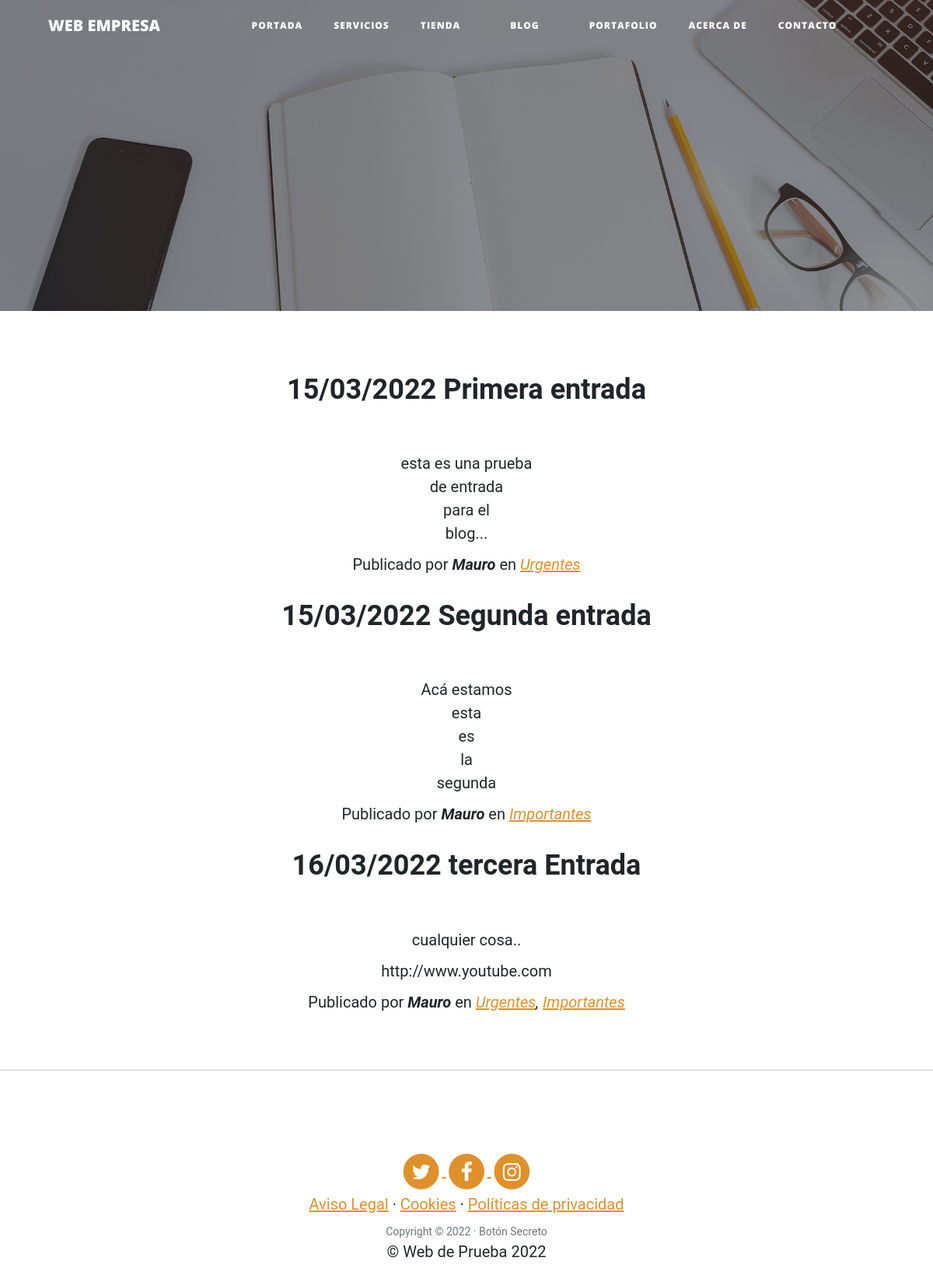
Screenshot of /blog/ with the database file from the repository.
### blog/models.py (models this page shows, shortened)
class Post(models.Model):
    title = models.CharField(max_length=200,verbose_name="Título")
    content = models.TextField(verbose_name="Contenido")
    published = models.DateTimeField(default=now,verbose_name="Fecha de publicación")
    image = models.ImageField(upload_to="blog", null=True, blank=True,verbose_name="Imagen") #imagen optativa
    author = models.ForeignKey(User, on_delete=models.CASCADE,verbose_name="Autor")
    categories = models.ManyToManyField(Category,verbose_name="Categorías", related_name="get_posts")
    created = models.DateTimeField(auto_now_add=True,verbose_name="Fecha de creación")
    updated = models.DateTimeField(auto_now=True,verbose_name="Fecha de edición")
    class Meta:
        verbose_name = "entrada"
        verbose_name_plural = "entradas"

class Category(models.Model):
    name = models.CharField(max_length=100,verbose_name="Nombre")
    created = models.DateTimeField(auto_now_add=True,verbose_name="Fecha de creación")
    updated = models.DateTimeField(auto_now=True,verbose_name="Fecha de edición")
    class Meta:
        verbose_name = "categoría"
        verbose_name_plural = "categorías"

### pages/models.py (models this page shows, shortened)
class Page(models.Model):
    title = models.CharField(max_length=200,verbose_name="Título")
    content = RichTextField(verbose_name="Contenido") #Edita contenido con editor CKeditor
    created = models.DateTimeField(auto_now_add=True,verbose_name="Fecha de creación")
    updated = models.DateTimeField(auto_now=True,verbose_name="Fecha de edición")
    class Meta:
        verbose_name = "página"
        verbose_name_plural = "páginas"
        ordering = ['title']

### blog/views.py (the view)
# urls.py: path('', views.blog, name="blog"),
def blog(request):
    posts = Post.objects.all()
    return render(request, "blog/blog.html", {'posts':posts}) #inyecta post en el blog

### pages/templatetags/pages_extras.py (called while the page is built)
@register.simple_tag
def get_page_list():
    pages = Page.objects.all()
    return pages

### social/processors.py (called while the page is built)
def ctx_dict(request):
    ctx = {}
    links = Link.objects.all()
    for link in links:
        ctx[link.key] = link.url
    return ctx

### blog/templates/blog/blog.html (shortened to what this page needs)
{% extends 'core/base.html' %}
{% load static %}
{% block background %}{% static 'core/img/portfolio-bg.jpg' %}{% endblock %}
{% block content %}
{% for post in posts %}
<section class="page-section cta">
    <div class="container">
        <div class="row">
            <div class="col-xl-9 mx-auto">
                <div class="cta-innerv text-center rounded">
                    <h2 class="section-heading mb-5">
                        <span class="section-heading-upper">
                            {{post.published|date:"SHORT_DATE_FORMAT"}}
                        </span>
                        <span class="section-heading-lower">
                            {{post.title}}</span>
                    </h2>
                    <p class="mb-0 mbt">{{post.content|linebreaks}}</p>
                    <p class="mb-0 mbt">
                        <span class="section-heading-under">
                            Publicado por <em><b>{{post.author}}</b></em>
                            en <em>
                                {% for category in post.categories.all %}
                                <a href="{% url 'category' category.id %}" class="link">{{category.name}}</a>{% if not forloop.last %},{% endif %}
                                {% endfor %}
                            </em>
                        </span>
                    </p>
                </div>
            </div>
        </div>
    </div>
</section>
{% endfor %}
{% endblock %}

### core/templates/core/base.html (shortened to what this page needs)
<!DOCTYPE html>
<html lang="es">
<head>
    {% load static %}
    <link href="{% static 'core/vendor/bootstrap/css/bootstrap.min.css' %}" rel="stylesheet">
    <link href="{% static 'core/vendor/font-awesome/css/font-awesome.min.css' %}" rel="stylesheet" type="text/css">
    <link href="{% static 'core/css/clean-blog.min.css' %}" rel="stylesheet">
</head>
<body>
    <nav class="navbar navbar-expand-lg navbar-light fixed-top" id="mainNav">
        <div class="container">
            <a class="navbar-brand text-uppercase text-expanded font-weight-bold" href="{% url 'home' %}">Web
                Empresa</a>
            <div class="collapse navbar-collapse" id="navbarResponsive">
                <ul class="navbar-nav mx-auto">
                    <li class="nav-item {% if request.path == '/' %}active{% endif %}">
                        <a class="nav-link text-uppercase text-expanded" href="{% url 'home' %}">Portada</a>
                    </li>
                    <li class="nav-item {% if request.path == '/services/' %}active{% endif %}">
                        <a class="nav-link text-uppercase text-expanded" href="{% url 'services' %}">Servicios</a>
                    </li>
                    <li class="nav-item {% if request.path == '/store/' %}active{% endif %}">
                        <a class="nav-link text-uppercase text-expanded" href="{% url 'store' %}">Tienda</a>
                    </li>
                    <li class="nav-item px-lg-4 {% if request.path|slice:" :6" == '/blog/' %}active{% endif %}">
                        <a class="nav-link text-uppercase text-expanded" href="{% url 'blog' %}">Blog</a>
                    </li>
                    <li class="nav-item {% if request.path == '/portfolio/' %}active{% endif %}">
                        <a class="nav-link text-uppercase text-expanded" href="{% url 'portafolio' %}">Portafolio</a>
                    </li>
                    <li class="nav-item {% if request.path == '/about-kk/' %}active{% endif %}">
                        <a class="nav-link text-uppercase text-expanded" href="{% url 'about' %}">Acerca de</a>
                    </li>
                    <li class="nav-item {% if request.path == '/contact/' %}active{% endif %}">
                        <a class="nav-link text-uppercase text-expanded" href="{% url 'contact' %}">Contacto</a>
                    </li>
                </ul>
            </div>
        </div>
    </nav>
    <header class="masthead" style="background-image: url('{% block background %}{% endblock %}')">
        <div class="overlay"></div>
        <div class="container">
            <div class="row">
                <div class="col-lg-8 col-md-10 mx-auto">
                    <div class="site-heading">
                    </div>
                </div>
            </div>
        </div>
    </header>
    <div class="container">
        {% block content %}{% endblock %}
    </div>
    {% if request.path != "/" %}
    <hr>{% endif %}
    <footer class="footer text-faded text-center py-5">
        <div class="container">
            <p class="m-0">
                {% if LINK_TW %}
                <a href="{{LINK_TW}}" class="link">
                    <span class="fa-stack fa-lg">
                        <i class="fa fa-circle fa-stack-2x"></i>
                        <i class="fa fa-twitter fa-stack-1x fa-inverse"></i>
                    </span>
                </a>
                {% endif %}
                {% if LINK_FB %}
                <a href="{{LINK_FB}}" class="link">
                    <span class="fa-stack fa-lg">
                        <i class="fa fa-circle fa-stack-2x"></i>
                        <i class="fa fa-facebook fa-stack-1x fa-inverse"></i>
                    </span>
                </a>
                {% endif %}
                {% if LINK_IG %}
                <a href="{{LINK_IG}}" class="link">
                    <span class="fa-stack fa-lg">
                        <i class="fa fa-circle fa-stack-2x"></i>
                        <i class="fa fa-instagram fa-stack-1x fa-inverse"></i>
                    </span>
                </a>
                {% endif %}
            </p>
            <p class="m-0 mbt">
                {% load pages_extras %}
                {% get_page_list as page_list %}
                {% for page in page_list %}
                <a href="{% url 'page' page.id page.title|slugify %}" class="link">{{page.title}}</a> {% if not forloop.last %}·{% endif %}
                {% endfor %}
            </p>
            <p class="copyright text-muted">Copyright &copy; 2022 · Botón Secreto </p>
            <p class="m-0 mbt1">&copy; Web de Prueba 2022</p>
        </div>
    </footer>
</body>
</html>

### rows the page displays
Post: published "15/03/2022", title "Primera entrada", content "esta es una prueba de entrada para el blog...", author "Mauro"
Category: name "Urgentes"
Post: published "15/03/2022", title "Segunda entrada", content "Acá estamos esta es la segunda", author "Mauro"
Category: name "Importantes"
Post: published "16/03/2022", title "tercera Entrada", content "cualquier cosa.. http://www.youtube.com", author "Mauro"
Page: title "Aviso Legal"
Page: title "Cookies"
Page: title "Políticas de privacidad"
